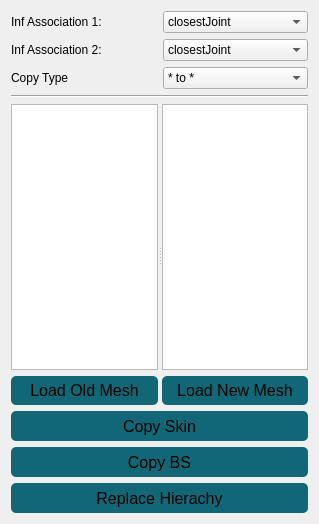
<?xml version="1.0" encoding="UTF-8"?>
<ui version="4.0">
 <class>batchCopyUI</class>
 <widget class="QWidget" name="batchCopyUI">
  <property name="geometry">
   <rect>
    <x>0</x>
    <y>0</y>
    <width>319</width>
    <height>524</height>
   </rect>
  </property>
  <property name="sizePolicy">
   <sizepolicy hsizetype="Minimum" vsizetype="Preferred">
    <horstretch>0</horstretch>
    <verstretch>0</verstretch>
   </sizepolicy>
  </property>
  <property name="minimumSize">
   <size>
    <width>100</width>
    <height>0</height>
   </size>
  </property>
  <property name="acceptDrops">
   <bool>false</bool>
  </property>
  <property name="windowTitle">
   <string>batchCopy</string>
  </property>
  <layout class="QVBoxLayout" name="verticalLayout_4">
   <item>
    <layout class="QVBoxLayout" name="verticalLayout_3">
     <item>
      <layout class="QHBoxLayout" name="inf1_layout">
       <item>
        <widget class="QLabel" name="inf1_label">
         <property name="sizePolicy">
          <sizepolicy hsizetype="Preferred" vsizetype="Preferred">
           <horstretch>0</horstretch>
           <verstretch>0</verstretch>
          </sizepolicy>
         </property>
         <property name="minimumSize">
          <size>
           <width>10</width>
           <height>0</height>
          </size>
         </property>
         <property name="text">
          <string>Inf Association 1:</string>
         </property>
        </widget>
       </item>
       <item>
        <widget class="QComboBox" name="inf1_cb">
         <property name="sizePolicy">
          <sizepolicy hsizetype="Preferred" vsizetype="Preferred">
           <horstretch>0</horstretch>
           <verstretch>0</verstretch>
          </sizepolicy>
         </property>
         <item>
          <property name="text">
           <string>closestJoint</string>
          </property>
         </item>
         <item>
          <property name="text">
           <string>closestBone</string>
          </property>
         </item>
         <item>
          <property name="text">
           <string>oneToOne</string>
          </property>
         </item>
         <item>
          <property name="text">
           <string>label</string>
          </property>
         </item>
         <item>
          <property name="text">
           <string>name</string>
          </property>
         </item>
        </widget>
       </item>
      </layout>
     </item>
     <item>
      <layout class="QHBoxLayout" name="inf2_layout">
       <item>
        <widget class="QLabel" name="inf2_label">
         <property name="text">
          <string>Inf Association 2:</string>
         </property>
        </widget>
       </item>
       <item>
        <widget class="QComboBox" name="inf2_cb">
         <property name="sizePolicy">
          <sizepolicy hsizetype="Preferred" vsizetype="Preferred">
           <horstretch>0</horstretch>
           <verstretch>0</verstretch>
          </sizepolicy>
         </property>
         <item>
          <property name="text">
           <string>closestJoint</string>
          </property>
         </item>
         <item>
          <property name="text">
           <string>closestBone</string>
          </property>
         </item>
         <item>
          <property name="text">
           <string>oneToOne</string>
          </property>
         </item>
         <item>
          <property name="text">
           <string>label</string>
          </property>
         </item>
         <item>
          <property name="text">
           <string>name</string>
          </property>
         </item>
        </widget>
       </item>
      </layout>
     </item>
     <item>
      <layout class="QHBoxLayout" name="cm_layout">
       <item>
        <widget class="QLabel" name="cm_label">
         <property name="text">
          <string>Copy Type</string>
         </property>
        </widget>
       </item>
       <item>
        <widget class="QComboBox" name="cm_cb">
         <property name="sizePolicy">
          <sizepolicy hsizetype="Preferred" vsizetype="Preferred">
           <horstretch>0</horstretch>
           <verstretch>0</verstretch>
          </sizepolicy>
         </property>
         <item>
          <property name="text">
           <string>* to *</string>
          </property>
         </item>
         <item>
          <property name="text">
           <string>One to *</string>
          </property>
         </item>
         <item>
          <property name="text">
           <string>* to One</string>
          </property>
         </item>
         <item>
          <property name="text">
           <string>Custom</string>
          </property>
         </item>
        </widget>
       </item>
      </layout>
     </item>
    </layout>
   </item>
   <item>
    <widget class="Line" name="line">
     <property name="orientation">
      <enum>Qt::Horizontal</enum>
     </property>
    </widget>
   </item>
   <item>
    <widget class="QSplitter" name="splitter">
     <property name="sizePolicy">
      <sizepolicy hsizetype="Expanding" vsizetype="Expanding">
       <horstretch>0</horstretch>
       <verstretch>0</verstretch>
      </sizepolicy>
     </property>
     <property name="orientation">
      <enum>Qt::Horizontal</enum>
     </property>
     <widget class="QWidget" name="layoutWidget">
      <layout class="QVBoxLayout" name="verticalLayout">
       <item>
        <widget class="QListWidget" name="old_mode_view">
         <property name="lineWidth">
          <number>1</number>
         </property>
         <property name="midLineWidth">
          <number>0</number>
         </property>
        </widget>
       </item>
       <item>
        <widget class="QPushButton" name="old_mode_btn">
         <property name="minimumSize">
          <size>
           <width>0</width>
           <height>25</height>
          </size>
         </property>
         <property name="font">
          <font>
           <pointsize>12</pointsize>
          </font>
         </property>
         <property name="toolTip">
          <string>&lt;!DOCTYPE HTML PUBLIC &quot;-//W3C//DTD HTML 4.0//EN&quot; &quot;http://www.w3.org/TR/REC-html40/strict.dtd&quot;&gt;
&lt;html&gt;&lt;head&gt;&lt;meta name=&quot;qrichtext&quot; content=&quot;1&quot; /&gt;&lt;style type=&quot;text/css&quot;&gt;
p, li { white-space: pre-wrap; }
&lt;/style&gt;&lt;/head&gt;&lt;body style=&quot; font-family:'Sans Serif'; font-size:12pt; font-weight:400; font-style:normal;&quot;&gt;
&lt;p style=&quot; margin-top:0px; margin-bottom:0px; margin-left:0px; margin-right:0px; -qt-block-indent:0; text-indent:0px;&quot;&gt;Build the next step in the list.&lt;/p&gt;&lt;/body&gt;&lt;/html&gt;</string>
         </property>
         <property name="styleSheet">
          <string notr="true">QPushButton{ 
background-color: qlineargradient(spread:pad, x1:0, y1:1, x2:0, y2:0, stop:1 #116776, stop:0 #116776);
padding: 5px;
border-radius: 5px;
}

QPushButton:hover
{
background-color: #1d8ba3;
border-radius: 5px;
}

QPushButton:pressed
{
background-color: #1d1d1d;
border-radius: 5px;
}

QPushButton:disabled
{
background-color: #4b4b4b;
border-radius: 5px;
}</string>
         </property>
         <property name="text">
          <string>Load Old Mesh</string>
         </property>
        </widget>
       </item>
      </layout>
     </widget>
     <widget class="QWidget" name="layoutWidget">
      <layout class="QVBoxLayout" name="verticalLayout_2">
       <item>
        <widget class="QListWidget" name="new_mode_view">
         <property name="lineWidth">
          <number>1</number>
         </property>
         <property name="midLineWidth">
          <number>0</number>
         </property>
        </widget>
       </item>
       <item>
        <widget class="QPushButton" name="new_mode_btn">
         <property name="minimumSize">
          <size>
           <width>0</width>
           <height>25</height>
          </size>
         </property>
         <property name="font">
          <font>
           <pointsize>12</pointsize>
          </font>
         </property>
         <property name="toolTip">
          <string>&lt;!DOCTYPE HTML PUBLIC &quot;-//W3C//DTD HTML 4.0//EN&quot; &quot;http://www.w3.org/TR/REC-html40/strict.dtd&quot;&gt;
&lt;html&gt;&lt;head&gt;&lt;meta name=&quot;qrichtext&quot; content=&quot;1&quot; /&gt;&lt;style type=&quot;text/css&quot;&gt;
p, li { white-space: pre-wrap; }
&lt;/style&gt;&lt;/head&gt;&lt;body style=&quot; font-family:'Sans Serif'; font-size:12pt; font-weight:400; font-style:normal;&quot;&gt;
&lt;p style=&quot; margin-top:0px; margin-bottom:0px; margin-left:0px; margin-right:0px; -qt-block-indent:0; text-indent:0px;&quot;&gt;Build the next step in the list.&lt;/p&gt;&lt;/body&gt;&lt;/html&gt;</string>
         </property>
         <property name="styleSheet">
          <string notr="true">QPushButton{ 
background-color: qlineargradient(spread:pad, x1:0, y1:1, x2:0, y2:0, stop:1 #116776, stop:0 #116776);
padding: 5px;
border-radius: 5px;
}

QPushButton:hover
{
background-color: #1d8ba3;
border-radius: 5px;
}

QPushButton:pressed
{
background-color: #1d1d1d;
border-radius: 5px;
}

QPushButton:disabled
{
background-color: #4b4b4b;
border-radius: 5px;
}</string>
         </property>
         <property name="text">
          <string>Load New Mesh</string>
         </property>
        </widget>
       </item>
      </layout>
     </widget>
    </widget>
   </item>
   <item>
    <layout class="QHBoxLayout" name="horizontalLayout"/>
   </item>
   <item>
    <widget class="QPushButton" name="copySkin_btn">
     <property name="sizePolicy">
      <sizepolicy hsizetype="Preferred" vsizetype="Preferred">
       <horstretch>0</horstretch>
       <verstretch>0</verstretch>
      </sizepolicy>
     </property>
     <property name="minimumSize">
      <size>
       <width>0</width>
       <height>30</height>
      </size>
     </property>
     <property name="font">
      <font>
       <pointsize>12</pointsize>
      </font>
     </property>
     <property name="toolTip">
      <string>&lt;!DOCTYPE HTML PUBLIC &quot;-//W3C//DTD HTML 4.0//EN&quot; &quot;http://www.w3.org/TR/REC-html40/strict.dtd&quot;&gt;
&lt;html&gt;&lt;head&gt;&lt;meta name=&quot;qrichtext&quot; content=&quot;1&quot; /&gt;&lt;style type=&quot;text/css&quot;&gt;
p, li { white-space: pre-wrap; }
&lt;/style&gt;&lt;/head&gt;&lt;body style=&quot; font-family:'Sans Serif'; font-size:12pt; font-weight:400; font-style:normal;&quot;&gt;
&lt;p style=&quot; margin-top:0px; margin-bottom:0px; margin-left:0px; margin-right:0px; -qt-block-indent:0; text-indent:0px;&quot;&gt;Build the next step in the list.&lt;/p&gt;&lt;/body&gt;&lt;/html&gt;</string>
     </property>
     <property name="styleSheet">
      <string notr="true">QPushButton{ 
background-color: qlineargradient(spread:pad, x1:0, y1:1, x2:0, y2:0, stop:1 #116776, stop:0 #116776);
padding: 5px;
border-radius: 5px;
}

QPushButton:hover
{
background-color: #1d8ba3;
border-radius: 5px;
}

QPushButton:pressed
{
background-color: #1d1d1d;
border-radius: 5px;
}

QPushButton:disabled
{
background-color: #4b4b4b;
border-radius: 5px;
}</string>
     </property>
     <property name="text">
      <string>Copy Skin</string>
     </property>
    </widget>
   </item>
   <item>
    <widget class="QPushButton" name="copyBs_btn">
     <property name="sizePolicy">
      <sizepolicy hsizetype="Preferred" vsizetype="Preferred">
       <horstretch>0</horstretch>
       <verstretch>0</verstretch>
      </sizepolicy>
     </property>
     <property name="minimumSize">
      <size>
       <width>0</width>
       <height>30</height>
      </size>
     </property>
     <property name="font">
      <font>
       <pointsize>12</pointsize>
      </font>
     </property>
     <property name="toolTip">
      <string>&lt;!DOCTYPE HTML PUBLIC &quot;-//W3C//DTD HTML 4.0//EN&quot; &quot;http://www.w3.org/TR/REC-html40/strict.dtd&quot;&gt;
&lt;html&gt;&lt;head&gt;&lt;meta name=&quot;qrichtext&quot; content=&quot;1&quot; /&gt;&lt;style type=&quot;text/css&quot;&gt;
p, li { white-space: pre-wrap; }
&lt;/style&gt;&lt;/head&gt;&lt;body style=&quot; font-family:'Sans Serif'; font-size:12pt; font-weight:400; font-style:normal;&quot;&gt;
&lt;p style=&quot; margin-top:0px; margin-bottom:0px; margin-left:0px; margin-right:0px; -qt-block-indent:0; text-indent:0px;&quot;&gt;Build the next step in the list.&lt;/p&gt;&lt;/body&gt;&lt;/html&gt;</string>
     </property>
     <property name="styleSheet">
      <string notr="true">QPushButton{ 
background-color: qlineargradient(spread:pad, x1:0, y1:1, x2:0, y2:0, stop:1 #116776, stop:0 #116776);
padding: 5px;
border-radius: 5px;
}

QPushButton:hover
{
background-color: #1d8ba3;
border-radius: 5px;
}

QPushButton:pressed
{
background-color: #1d1d1d;
border-radius: 5px;
}

QPushButton:disabled
{
background-color: #4b4b4b;
border-radius: 5px;
}</string>
     </property>
     <property name="text">
      <string>Copy BS</string>
     </property>
    </widget>
   </item>
   <item>
    <widget class="QPushButton" name="replace_hierachy_btn">
     <property name="sizePolicy">
      <sizepolicy hsizetype="Preferred" vsizetype="Preferred">
       <horstretch>0</horstretch>
       <verstretch>0</verstretch>
      </sizepolicy>
     </property>
     <property name="minimumSize">
      <size>
       <width>0</width>
       <height>30</height>
      </size>
     </property>
     <property name="font">
      <font>
       <pointsize>12</pointsize>
      </font>
     </property>
     <property name="toolTip">
      <string>&lt;!DOCTYPE HTML PUBLIC &quot;-//W3C//DTD HTML 4.0//EN&quot; &quot;http://www.w3.org/TR/REC-html40/strict.dtd&quot;&gt;
&lt;html&gt;&lt;head&gt;&lt;meta name=&quot;qrichtext&quot; content=&quot;1&quot; /&gt;&lt;style type=&quot;text/css&quot;&gt;
p, li { white-space: pre-wrap; }
&lt;/style&gt;&lt;/head&gt;&lt;body style=&quot; font-family:'Sans Serif'; font-size:12pt; font-weight:400; font-style:normal;&quot;&gt;
&lt;p style=&quot; margin-top:0px; margin-bottom:0px; margin-left:0px; margin-right:0px; -qt-block-indent:0; text-indent:0px;&quot;&gt;Build the next step in the list.&lt;/p&gt;&lt;/body&gt;&lt;/html&gt;</string>
     </property>
     <property name="styleSheet">
      <string notr="true">QPushButton{ 
background-color: qlineargradient(spread:pad, x1:0, y1:1, x2:0, y2:0, stop:1 #116776, stop:0 #116776);
padding: 5px;
border-radius: 5px;
}

QPushButton:hover
{
background-color: #1d8ba3;
border-radius: 5px;
}

QPushButton:pressed
{
background-color: #1d1d1d;
border-radius: 5px;
}

QPushButton:disabled
{
background-color: #4b4b4b;
border-radius: 5px;
}</string>
     </property>
     <property name="text">
      <string>Replace Hierachy</string>
     </property>
    </widget>
   </item>
  </layout>
 </widget>
 <resources/>
 <connections/>
</ui>
